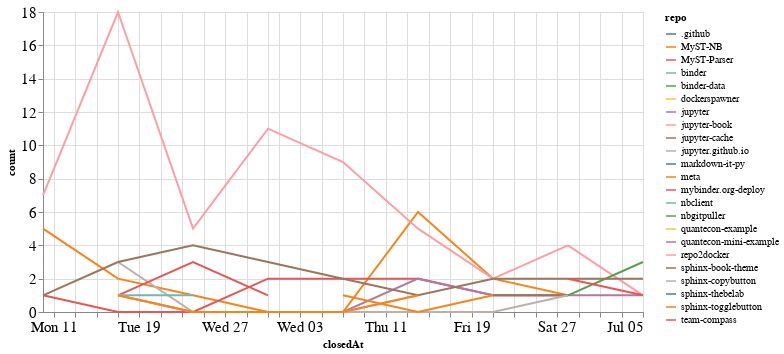

The code cell stored with this chart in its notebook:
### Code cell
closed_by_time = closed_by.groupby('repo').resample('W', on='closedAt').count()['author'].reset_index()
closed_by_time = closed_by_time.rename(columns={'author': 'count'})

alt.Chart(closed_by_time, width=600).mark_line().encode(
    x='closedAt',
    y='count',
    color='repo',
    tooltip="repo"
)

### Figure 1 — Vega-Lite specification as saved in the notebook (floating-point values rounded to 4 significant figures)
{"config": {"axisLeft": {"labelFontSize": 15}, "axisBottom": {"labelFontSize": 15}}, "data": {"name": "data-cbe17d954100caccc313b058500983d6"}, "mark": "line", "encoding": {"color": {"type": "nominal", "field": "repo"}, "tooltip": {"type": "nominal", "field": "repo"}, "x": {"type": "temporal", "field": "closedAt"}, "y": {"type": "quantitative", "field": "count"}}, "width": 600, "$schema": "https://vega.github.io/schema/vega-lite/v4.8.1.json", "datasets": {"data-cbe17d954100caccc313b058500983d6": [{"repo": ".github", "closedAt": "2020-07-05T00:00:00", "count": 1}, {"repo": "MyST-NB", "closedAt": "2020-05-10T00:00:00", "count": 5}, {"repo": "MyST-NB", "closedAt": "2020-05-17T00:00:00", "count": 2}, {"repo": "MyST-NB", "closedAt": "2020-05-24T00:00:00", "count": 1}, {"repo": "MyST-NB", "closedAt": "2020-05-31T00:00:00", "count": 0}, {"repo": "MyST-NB", "closedAt": "2020-06-07T00:00:00", "count": 0}, {"repo": "MyST-NB", "closedAt": "2020-06-14T00:00:00", "count": 6}, {"repo": "MyST-NB", "closedAt": "2020-06-21T00:00:00", "count": 2}, {"repo": "MyST-NB", "closedAt": "2020-06-28T00:00:00", "count": 1}, {"repo": "MyST-Parser", "closedAt": "2020-05-10T00:00:00", "count": 1}, {"repo": "MyST-Parser", "closedAt": "2020-05-17T00:00:00", "count": 0}, {"repo": "MyST-Parser", "closedAt": "2020-05-24T00:00:00", "count": 0}, {"repo": "MyST-Parser", "closedAt": "2020-05-31T00:00:00", "count": 2}, {"repo": "MyST-Parser", "closedAt": "2020-06-07T00:00:00", "count": 2}, {"repo": "MyST-Parser", "closedAt": "2020-06-14T00:00:00", "count": 2}, {"repo": "MyST-Parser", "closedAt": "2020-06-21T00:00:00", "count": 1}, {"repo": "MyST-Parser", "closedAt": "2020-06-28T00:00:00", "count": 1}, {"repo": "binder", "closedAt": "2020-06-28T00:00:00", "count": 1}, {"repo": "binder-data", "closedAt": "2020-06-21T00:00:00", "count": 1}, {"repo": "dockerspawner", "closedAt": "2020-06-28T00:00:00", "count": 2}, {"repo": "jupyter", "closedAt": "2020-05-17T00:00:00", "count": 1}, {"repo": "jupyter", "closedAt": "2020-05-24T00:00:00", "count": 0}, {"repo": "jupyter", "closedAt": "2020-05-31T00:00:00", "count": 0}, {"repo": "jupyter", "closedAt": "2020-06-07T00:00:00", "count": 0}, {"repo": "jupyter", "closedAt": "2020-06-14T00:00:00", "count": 2}, {"repo": "jupyter", "closedAt": "2020-06-21T00:00:00", "count": 1}, {"repo": "jupyter", "closedAt": "2020-06-28T00:00:00", "count": 1}, {"repo": "jupyter", "closedAt": "2020-07-05T00:00:00", "count": 1}, {"repo": "jupyter-book", "closedAt": "2020-05-10T00:00:00", "count": 7}, {"repo": "jupyter-book", "closedAt": "2020-05-17T00:00:00", "count": 18}, {"repo": "jupyter-book", "closedAt": "2020-05-24T00:00:00", "count": 5}, {"repo": "jupyter-book", "closedAt": "2020-05-31T00:00:00", "count": 11}, {"repo": "jupyter-book", "closedAt": "2020-06-07T00:00:00", "count": 9}, {"repo": "jupyter-book", "closedAt": "2020-06-14T00:00:00", "count": 5}, {"repo": "jupyter-book", "closedAt": "2020-06-21T00:00:00", "count": 2}, {"repo": "jupyter-book", "closedAt": "2020-06-28T00:00:00", "count": 4}, {"repo": "jupyter-book", "closedAt": "2020-07-05T00:00:00", "count": 1}, {"repo": "jupyter-cache", "closedAt": "2020-06-21T00:00:00", "count": 1}, {"repo": "jupyter-cache", "closedAt": "2020-06-28T00:00:00", "count": 1}, {"repo": "jupyter.github.io", "closedAt": "2020-05-17T00:00:00", "count": 3}, {"repo": "jupyter.github.io", "closedAt": "2020-05-24T00:00:00", "count": 0}, {"repo": "jupyter.github.io", "closedAt": "2020-05-31T00:00:00", "count": 0}, {"repo": "jupyter.github.io", "closedAt": "2020-06-07T00:00:00", "count": 0}, {"repo": "jupyter.github.io", "closedAt": "2020-06-14T00:00:00", "count": 0}, {"repo": "jupyter.github.io", "closedAt": "2020-06-21T00:00:00", "count": 0}, {"repo": "jupyter.github.io", "closedAt": "2020-06-28T00:00:00", "count": 1}, {"repo": "markdown-it-py", "closedAt": "2020-05-10T00:00:00", "count": 2}, {"repo": "meta", "closedAt": "2020-06-07T00:00:00", "count": 1}, {"repo": "meta", "closedAt": "2020-06-14T00:00:00", "count": 0}, {"repo": "meta", "closedAt": "2020-06-21T00:00:00", "count": 1}, {"repo": "mybinder.org-deploy", "closedAt": "2020-05-17T00:00:00", "count": 1}, {"repo": "mybinder.org-deploy", "closedAt": "2020-05-24T00:00:00", "count": 3}, {"repo": "mybinder.org-deploy", "closedAt": "2020-05-31T00:00:00", "count": 1}, {"repo": "nbclient", "closedAt": "2020-05-17T00:00:00", "count": 1}, {"repo": "nbclient", "closedAt": "2020-05-24T00:00:00", "count": 1}, {"repo": "nbgitpuller", "closedAt": "2020-06-28T00:00:00", "count": 1}, {"repo": "nbgitpuller", "closedAt": "2020-07-05T00:00:00", "count": 3}, {"repo": "quantecon-example", "closedAt": "2020-05-17T00:00:00", "count": 1}, {"repo": "quantecon-mini-example", "closedAt": "2020-06-21T00:00:00", "count": 1}, {"repo": "repo2docker", "closedAt": "2020-05-17T00:00:00", "count": 1}, {"repo": "repo2docker", "closedAt": "2020-05-24T00:00:00", "count": 0}, {"repo": "repo2docker", "closedAt": "2020-05-31T00:00:00", "count": 0}, {"repo": "repo2docker", "closedAt": "2020-06-07T00:00:00", "count": 0}, {"repo": "repo2docker", "closedAt": "2020-06-14T00:00:00", "count": 1}, {"repo": "sphinx-book-theme", "closedAt": "2020-05-10T00:00:00", "count": 1}, {"repo": "sphinx-book-theme", "closedAt": "2020-05-17T00:00:00", "count": 3}, {"repo": "sphinx-book-theme", "closedAt": "2020-05-24T00:00:00", "count": 4}, {"repo": "sphinx-book-theme", "closedAt": "2020-05-31T00:00:00", "count": 3}, {"repo": "sphinx-book-theme", "closedAt": "2020-06-07T00:00:00", "count": 2}, {"repo": "sphinx-book-theme", "closedAt": "2020-06-14T00:00:00", "count": 1}, {"repo": "sphinx-book-theme", "closedAt": "2020-06-21T00:00:00", "count": 2}, {"repo": "sphinx-book-theme", "closedAt": "2020-06-28T00:00:00", "count": 2}, {"repo": "sphinx-book-theme", "closedAt": "2020-07-05T00:00:00", "count": 2}, {"repo": "sphinx-copybutton", "closedAt": "2020-06-21T00:00:00", "count": 2}, {"repo": "sphinx-thebelab", "closedAt": "2020-07-05T00:00:00", "count": 3}, {"repo": "sphinx-togglebutton", "closedAt": "2020-05-17T00:00:00", "count": 1}, {"repo": "sphinx-togglebutton", "closedAt": "2020-05-24T00:00:00", "count": 0}, {"repo": "sphinx-togglebutton", "closedAt": "2020-05-31T00:00:00", "count": 0}, {"repo": "sphinx-togglebutton", "closedAt": "2020-06-07T00:00:00", "count": 0}, {"repo": "sphinx-togglebutton", "closedAt": "2020-06-14T00:00:00", "count": 1}, {"repo": "team-compass", "closedAt": "2020-06-28T00:00:00", "count": 2}, {"repo": "team-compass", "closedAt": "2020-07-05T00:00:00", "count": 1}]}}
